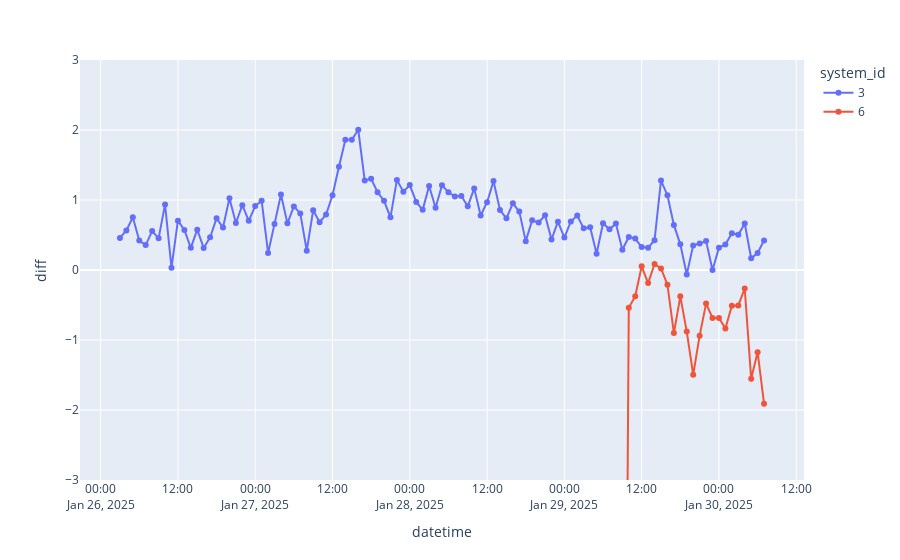

Here is the notebook cell this chart was saved with:
### Code cell
# plot
fig = px.line(
    df_plot,
    x="datetime",
    y="diff",
    markers=True,
    color="system_id"
)
fig.update_layout(yaxis_range=[-3,3])
fig.show()
